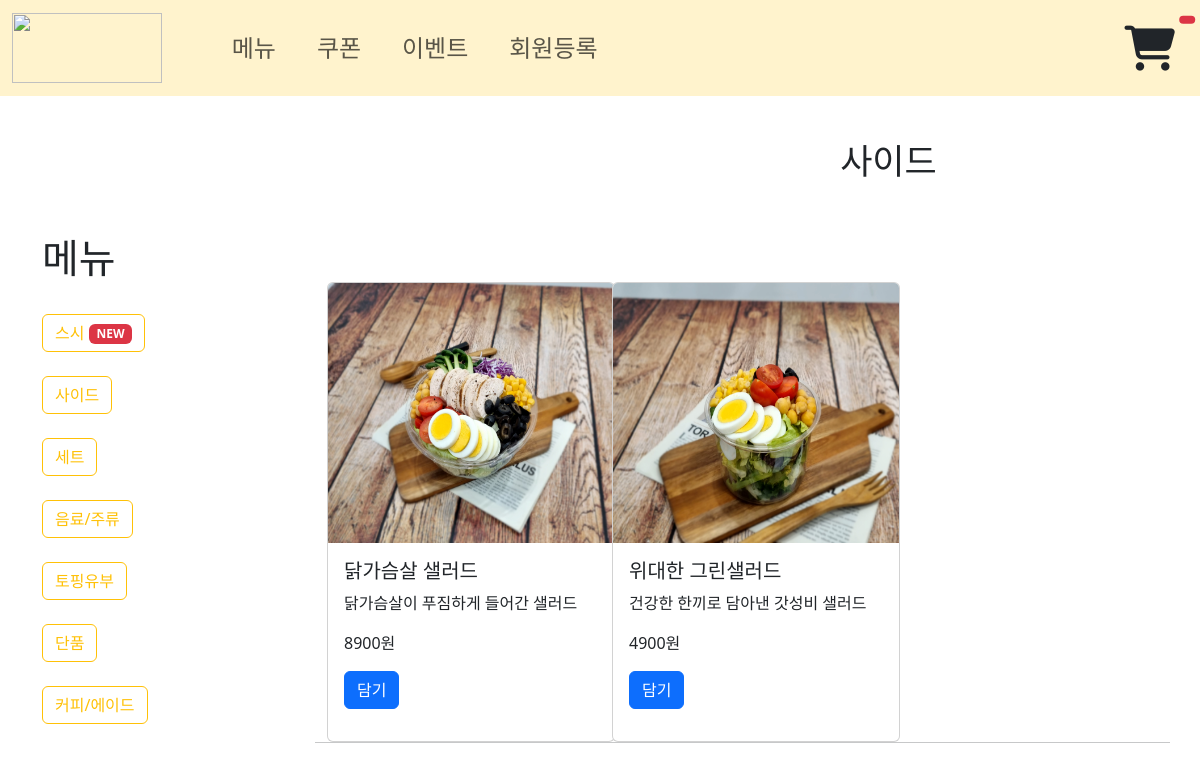
Screenshot of /menu/side/ with the database file from the repository.
### menu/models.py (models this page shows, shortened)
class SideMenu(models.Model):
    name = models.CharField(max_length=100)
    content = models.TextField(blank=True)
    price = models.IntegerField(default=0)
    img = models.ImageField(null=True)
    kind = models.ForeignKey(Menu, on_delete=models.CASCADE, null=True)

### menu/views.py (the view)
# urls.py: path('side/', views.side, name="side"),
def side(request):
    m = SideMenu.objects.all()
    kind = "사이드"
    context={
        "mset":m,
        "kind":kind,
    }
    return render(request, 'menu/sushi.html', context)

### menu/models.py (called while the page is built)
    def __str__(self):
        return self.name

### templates/menu/sushi.html
{%extends 'base.html'%}
{%block con%}
    <form>
        <div class="container"><br><br>
            <h1><pre>                                      {{kind}}</pre></h1>
            <div class="row my-5">
                <div class="col-3">
                    <h1>메뉴</h1><br>
                    <a href="{%url 'menu:sushi' %}"><button type="button" class="btn btn-outline-warning">스시 <span class= "badge text-bg-danger">NEW</span></button><br><br></a>
                    <a href="{%url 'menu:side' %}"><button type="button" class="btn btn-outline-warning">사이드</button><br><br></a>
                    <a href="{%url 'menu:set' %}"><button type="button" class="btn btn-outline-warning">세트</button><br><br></a>
                    <a href="{%url 'menu:drink' %}"><button type="button" class="btn btn-outline-warning">음료/주류</button><br><br></a>
                    <a href="{%url 'menu:inari' %}"><button type="button" class="btn btn-outline-warning">토핑유부</button><br><br></a>
                    <a href="{%url 'menu:basic' %}"><button type="button" class="btn btn-outline-warning">단품</button><br><br></a>
                    <a href="{%url 'menu:coffee' %}"><button type="button" class="btn btn-outline-warning">커피/에이드</button><br><br></a>
                </div>
                <div class="col-9">
                    <div class="row my-5">
                        {%for i in mset%}
                            <div class="col-4">
                                <div class="card" style="width:18rem;">
                                    <img src="{{i.img.url}}" style = "height:260px;" class="card-img-top">
                                    <div class="card-body">
                                    <h5 class="card-title">{{i.name}} {%if i.name == "위대한 스시 26P" or i.name == "알뜰 모듬 스시 10P"%}<span class= "badge text-bg-danger">인기</span>{%endif%}</h5>
                                    <p class="fs-7 card-text">{{i.content}}</p>
                                    <p class="">{{i.price}}원</p>
                                    <a href ="{%url 'cart:addcart' i.name i.kind%}"><p class="btn btn-primary">담기</p></a>
                                    </div>
                                </div>
                            </div>
                        {%empty%}
                            <h1>메뉴가 없어요!</h1>
                        {%endfor%}
                        <hr>
                    </div>
                 </div>
            </div>
        </div>
    </form>
{%endblock%}

### rows the page displays
SideMenu: img (picture), name "닭가슴살 샐러드", content "닭가슴살이 푸짐하게 들어간 샐러드", price "8900"
SideMenu: img (picture), name "위대한 그린샐러드", content "건강한 한끼로 담아낸 갓성비 샐러드", price "4900"

### other values shown
{{ kind }} "사이드"
